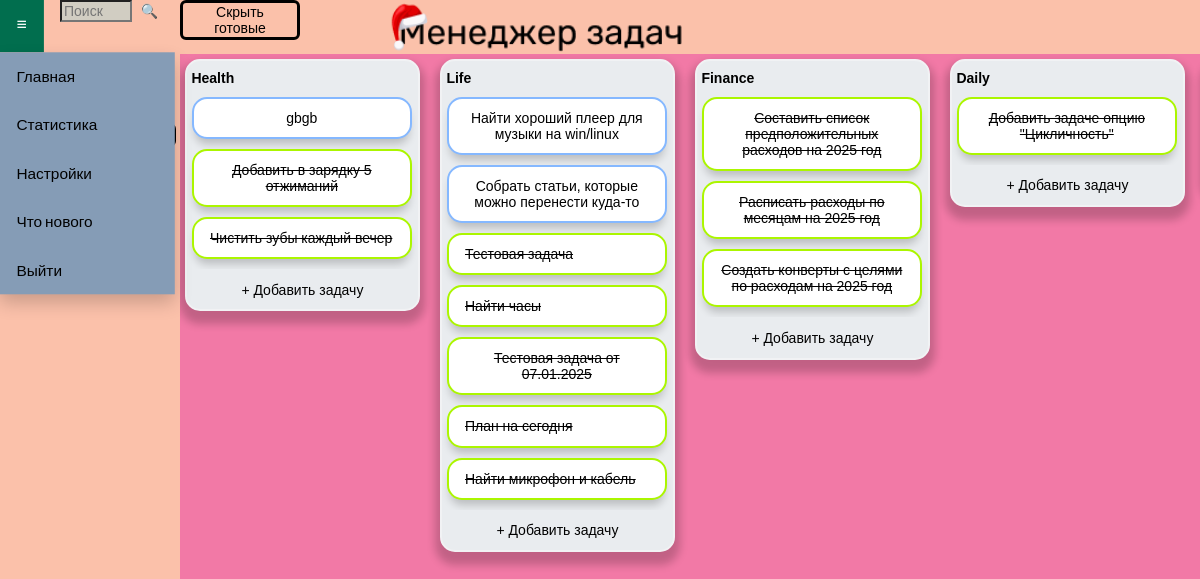
Page /sort/Myself (signed in) on the committed database.
### todo/models.py (models this page shows)
class Tag(db.Model):
    id = db.Column(db.Integer, primary_key=True)
    uid = db.Column(db.Integer)
    ws_id = db.Column(db.Integer)
    title = db.Column(db.String(100))
    descr = db.Column(db.String(1000))

class ToDo(db.Model):
    id = db.Column(db.Integer, primary_key=True)
    title = db.Column(db.String(100))
    tag_id = db.Column(db.Integer)
    descr = db.Column(db.String(1000))
    create_date = db.Column(db.DateTime)
    close_date = db.Column(db.DateTime)
    is_complete = db.Column(db.Boolean)
    is_cycle = db.Column(db.String(25))
    cycle_series = db.Column(db.Integer)
    time_to_complete = db.Column(db.String(100))

### todo/routes.py (the view, shortened to what this page needs)
@app.route('/sort/<string:workspace>', methods=['POST', 'GET'])
@login_required
def sort(workspace):
    if request.method == 'GET':
        default_value = 0
        get_curr_user_ws = Workspace.query.filter_by(uid=current_user.id, title=workspace).first()
        ws_ids = []
        tags_ids = []
        ws_ids.append(get_curr_user_ws.id)
        tag_list = Tag.query.filter(Tag.ws_id.in_((ws_ids))).all()
        for el in tag_list:
            tags_ids.append(el.id)
        todo_list = ToDo.query.filter(ToDo.tag_id.in_((tags_ids))).filter_by(is_complete=0).order_by(ToDo.id.desc()).all()
        todo_list1 = ToDo.query.filter(ToDo.tag_id.in_((tags_ids))).order_by(ToDo.is_complete).all()
        todo_tags = Tag.query.filter(Tag.ws_id.in_((ws_ids))).distinct(Tag.title).all()
        todo_workspaces = Workspace.query.filter_by(uid=current_user.id).distinct(Tag.title)
        current_workspace = Workspace.query.filter_by(title=workspace, uid=current_user.id).first()
        result = {}
        for tag in tags_ids:
            if not todo_list1:
                tag_name = Tag.query.filter_by(id=tag).first()
                result[f'{tag_name.title}'] = ['empty']
            for row in todo_list1:
                if tag != row.tag_id:
                    tag_name = Tag.query.filter_by(id=tag).first()
                    if tag_name.title in result:
                        pass
                    else:
                        result[f'{tag_name.title}'] = ['empty']
                else:
                    tag_name = Tag.query.filter_by(id=row.tag_id).first()
                    if tag_name.title in result:
                        result[f'{tag_name.title}'].append(row.title)
                    else:
                        result[f'{tag_name.title}'] = [row.title]
        return render_template('todo/index.html', todo_list=todo_list1,todo_tags=todo_tags,
                        title='CUBI Prot.', default_value=default_value, workspace_list=todo_workspaces,
                        result=result, current_workspace=current_workspace)

### todo/routes.py (called while the page is built)
@login_manager.user_loader
def load_user(user_id):
    user = Users.query.filter_by(id=user_id).first()
    return user

### todo/templates/todo/index.html (shortened to what this page needs)
{% extends 'todo/layout.html' %}
{% block content %}
    <div class='container' style="display: grid; grid-template-columns:15% 85%; ">
        <div class="workspaces"
             style="{% if request.cookies.get('font')=='black' %}background-color:{{ request.cookies.get('font') }};color:white; {% else %} background-color: #FBC1AA; {% endif %}margin-right: 2%; grid-column-start: 1; ">
            Рабочие области:<br>
            {% for workspace in workspace_list %}
                <a href="/sort/{{ workspace.title }}"
                   style="text-decoration: none; color: inherit; transition: opacity 0.3s;">{{ workspace.title }}</a>
                <br>
            {% endfor %}
            <button class="modal-trigger" data-modal-id="modal-create-id"
                    style="{% if request.cookies.get('font')=='black' %}background-color:{{ request.cookies.get('font') }};color:white;{% else %}color: black;{% endif %} margin-top: 5%; border: solid; border-radius: 6px; width: 100%; text-align: center; display: block; background: none; cursor: pointer;">
            </button>
        </div>
        <div class="tasks_area"
             style="{% if request.cookies.get('font')=='black' %}background-color:{{ request.cookies.get('font') }};color:white; {% else %} background-color: #F279A6;{% endif %}grid-column-start: 2; ">
            {% block tasks %}
                <div class="list"
                     style="display: grid; grid-template-columns: repeat(auto-fit, minmax(30vh, 1fr));
            grid-auto-flow: column; overflow-x: auto; height: 90vh; grid-gap: 15px;">
                    {% for tag, task in result.items() %}
                        <div class="task_head" style="width: 30vh;">
                            <div class="task-list" style="background-color: #e9ecef;  box-shadow: 0px 8px 8px 5px rgba(0, 0, 0, 0.2); border: solid #F1F2F4; border-radius: 15px; border-width: 2px; margin-top: 2%; margin-left: 2%;">
                            <p style="{% if request.cookies.get('font')=='black' %}background-color:rgb(56,56,56);color:white;{% else %} color: black{% endif %}; text-align: left; margin-bottom: 2.5%; ">
                                <button class="modal-trigger" data-modal-id="modal-open-{{ tag }}" style="font-weight: bold; padding-left: 2%; padding-top: 4%; padding-bottom: 2%;">
                                    {{ tag }}
                                </button>
                            </p>
<div class="some_shit" style=" max-height: 78vh; overflow-y: auto;">
                            {% for todo in todo_list %}
                                {% for title in task %}
                                    {% if todo.title == title %}
                                        <div class="task_body"
                                             style="{% if todo.is_complete==True %}border: solid rgb(171,246,0);   border-radius: 15px; border-width: 2px;text-decoration: line-through;{% else %}border:solid #85B8FF; border-width: 2px; align-items: center; justify-content: center; display: flex;   border-radius: 15px;{% endif %}   width: 95%; margin-left: 2.25%;margin-right:2.25%;  background-color: white; ">
                                            <button class="modal-trigger" data-modal-id="modal-{{ todo.id }}"
                                                    style="{% if todo.is_complete==True %};text-decoration: line-through;{% endif %}  ">
                                                {{ title|safe }}
                                            </button>
                                        </div>
                                    {% endif %}
                                {% endfor %}
                            {% endfor %}
                        </div>
                            <button class="modal-trigger2" data-modal-id="modal-create-{{ tag }}"
                                    style="{% if request.cookies.get('font')=='black' %}background-color:{{ request.cookies.get('font') }};color:white;{% else %} background-color: #F1F2F4; color: black;{% endif %} margin-top: 5%; width: 100%; text-align: center; display: block; background: none; cursor: pointer; padding-bottom: 5%;">
                                +    Добавить задачу
                            </button>
                        </div>
                        </div>
                    {% endfor %}
                </div>
            {% endblock %}
        </div>
    </div>
{% endblock %}

### todo/static/css/style.css (style rules this page uses)
body { font-family: Roboto-Regular; transition: background-color 0.3s ease; margin: 0; }
a:link { color: white; text-decoration: underline; cursor: pointer; }
p { transition: 0.5s; }
.modal-trigger { transition: 0.5s ; border:none; background: none; cursor: pointer; }
.modal-trigger2 { transition: 0.5s ; border:none; background: none; cursor: pointer; }
.task_body { padding: 10px; box-shadow: 0px 8px 8px -3px rgba(0, 0, 0, 0.2); margin-bottom: 10px; transition: 0.5s ; }

### todo/templates/todo/menu.html (style rules this page uses)
:root { --responsive-font-size-primary: min(1em, max(0.5em, 5vmin)); }

### rows in the picture
Tag: title "Health"
ToDo: title "gbgb"
ToDo: title "Добавить в зарядку 5 отжиманий"
ToDo: title "Чистить зубы каждый вечер"
Tag: title "Life"
ToDo: title "Найти хороший плеер для музыки на win/linux"
ToDo: title "Собрать статьи, которые можно перенести куда-то"
ToDo: title "Тестовая задача"
ToDo: title "Найти часы"
ToDo: title "Тестовая задача от 07.01.2025"
ToDo: title "План на сегодня"
ToDo: title "Найти микрофон и кабель"
Tag: title "Finance"
ToDo: title "Составить список предположительных расходов на 2025 год"
ToDo: title "Расписать расходы по месяцам на 2025 год"
ToDo: title "Создать конверты с целями по расходам на 2025 год"
Tag: title "Daily"
ToDo: title "Добавить задаче опцию \"Цикличность\""
